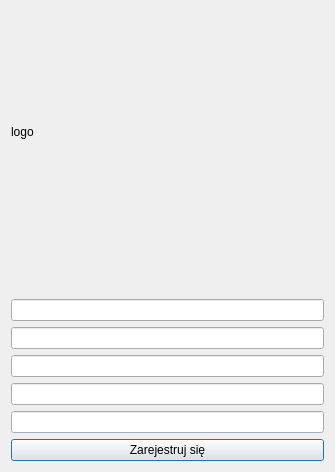
<?xml version="1.0" encoding="UTF-8"?>
<ui version="4.0">
 <class>Register</class>
 <widget class="QDialog" name="Register">
  <property name="geometry">
   <rect>
    <x>0</x>
    <y>0</y>
    <width>335</width>
    <height>472</height>
   </rect>
  </property>
  <property name="windowTitle">
   <string>Rejestracja</string>
  </property>
  <layout class="QVBoxLayout" name="verticalLayout_3">
   <item>
    <layout class="QVBoxLayout" name="verticalLayout_2">
     <item>
      <widget class="QLabel" name="label_logoLogin">
       <property name="minimumSize">
        <size>
         <width>200</width>
         <height>200</height>
        </size>
       </property>
       <property name="text">
        <string>logo</string>
       </property>
      </widget>
     </item>
     <item>
      <layout class="QVBoxLayout" name="verticalLayout">
       <item>
        <spacer name="verticalSpacer">
         <property name="orientation">
          <enum>Qt::Vertical</enum>
         </property>
         <property name="sizeType">
          <enum>QSizePolicy::Fixed</enum>
         </property>
         <property name="sizeHint" stdset="0">
          <size>
           <width>20</width>
           <height>40</height>
          </size>
         </property>
        </spacer>
       </item>
       <item>
        <widget class="QLineEdit" name="lineEdit_name"/>
       </item>
       <item>
        <widget class="QLineEdit" name="lineEdit_lastname"/>
       </item>
       <item>
        <widget class="QLineEdit" name="lineEdit_mail"/>
       </item>
       <item>
        <widget class="QLineEdit" name="lineEdit_login"/>
       </item>
       <item>
        <widget class="QLineEdit" name="lineEdit_pass">
         <property name="echoMode">
          <enum>QLineEdit::Password</enum>
         </property>
        </widget>
       </item>
       <item>
        <widget class="QPushButton" name="pushButton">
         <property name="text">
          <string>Zarejestruj się</string>
         </property>
        </widget>
       </item>
      </layout>
     </item>
    </layout>
   </item>
  </layout>
 </widget>
 <resources/>
 <connections/>
</ui>
